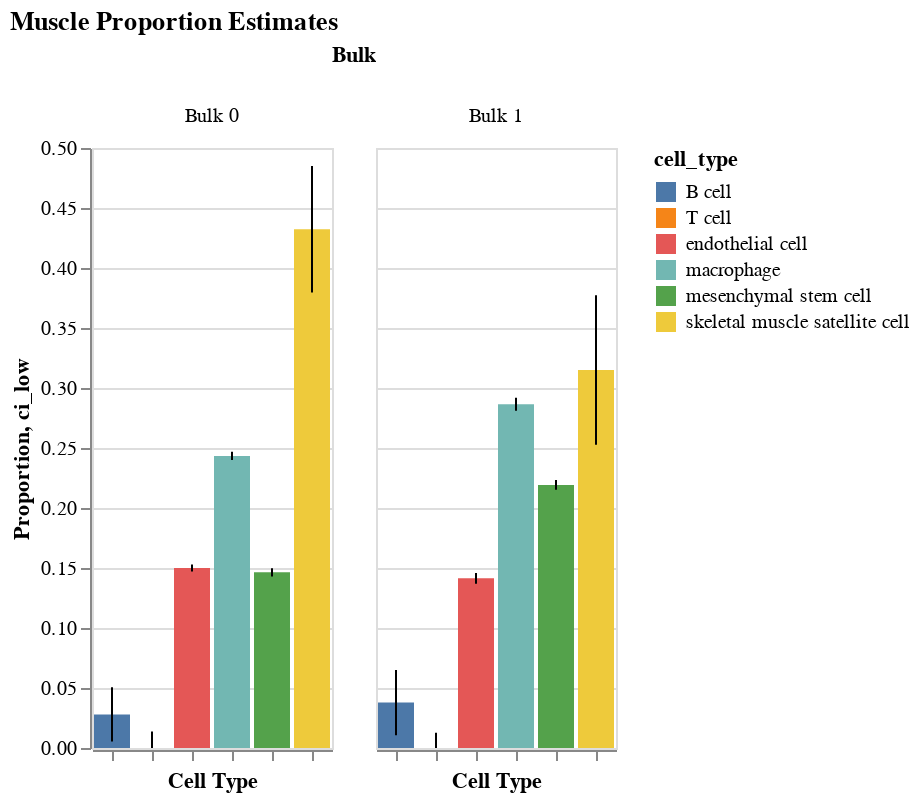

The code cell stored with this chart in its notebook:
### Code cell
model.plot_proportions('bar').properties(title="Muscle Proportion Estimates")

### Figure 1 — Vega-Lite specification as saved in the notebook (floating-point values rounded to 4 significant figures)
{"config": {"view": {"continuousWidth": 400, "continuousHeight": 300}}, "data": {"name": "data-058c2e5cc57bd3c23c6ebf01fd5c353a"}, "facet": {"column": {"type": "nominal", "field": "index", "title": "Bulk"}}, "spec": {"layer": [{"mark": "bar", "encoding": {"color": {"type": "nominal", "field": "cell_type"}, "x": {"type": "nominal", "axis": {"labels": false, "title": "Cell Type"}, "field": "cell_type"}, "y": {"type": "quantitative", "axis": {"title": "Proportion"}, "field": "proportion"}}}, {"mark": "errorbar", "encoding": {"x": {"type": "nominal", "axis": {"labels": false, "title": "Cell Type"}, "field": "cell_type"}, "y": {"type": "quantitative", "field": "ci_low"}, "y2": {"field": "ci_high"}}}]}, "title": "Muscle Proportion Estimates", "$schema": "https://vega.github.io/schema/vega-lite/v4.8.1.json", "datasets": {"data-058c2e5cc57bd3c23c6ebf01fd5c353a": [{"index": "Bulk 0", "cell_type": "B cell", "proportion": 0.02796, "ci_err": 0.02257, "ci_low": 0.005394, "ci_high": 0.05053}, {"index": "Bulk 1", "cell_type": "B cell", "proportion": 0.03786, "ci_err": 0.02717, "ci_low": 0.01069, "ci_high": 0.06503}, {"index": "Bulk 0", "cell_type": "T cell", "proportion": 0.0, "ci_err": 0.01374, "ci_low": 0.0, "ci_high": 0.01374}, {"index": "Bulk 1", "cell_type": "T cell", "proportion": 0.0, "ci_err": 0.01279, "ci_low": 0.0, "ci_high": 0.01279}, {"index": "Bulk 0", "cell_type": "endothelial cell", "proportion": 0.15, "ci_err": 0.002932, "ci_low": 0.147, "ci_high": 0.1529}, {"index": "Bulk 1", "cell_type": "endothelial cell", "proportion": 0.1414, "ci_err": 0.004574, "ci_low": 0.1368, "ci_high": 0.1459}, {"index": "Bulk 0", "cell_type": "macrophage", "proportion": 0.2434, "ci_err": 0.003421, "ci_low": 0.24, "ci_high": 0.2468}, {"index": "Bulk 1", "cell_type": "macrophage", "proportion": 0.2865, "ci_err": 0.005426, "ci_low": 0.2811, "ci_high": 0.292}, {"index": "Bulk 0", "cell_type": "mesenchymal stem cell", "proportion": 0.1464, "ci_err": 0.00344, "ci_low": 0.1429, "ci_high": 0.1498}, {"index": "Bulk 1", "cell_type": "mesenchymal stem cell", "proportion": 0.2192, "ci_err": 0.004127, "ci_low": 0.2151, "ci_high": 0.2234}, {"index": "Bulk 0", "cell_type": "skeletal muscle satellite cell", "proportion": 0.4323, "ci_err": 0.05272, "ci_low": 0.3796, "ci_high": 0.485}, {"index": "Bulk 1", "cell_type": "skeletal muscle satellite cell", "proportion": 0.315, "ci_err": 0.06226, "ci_low": 0.2527, "ci_high": 0.3773}]}}
